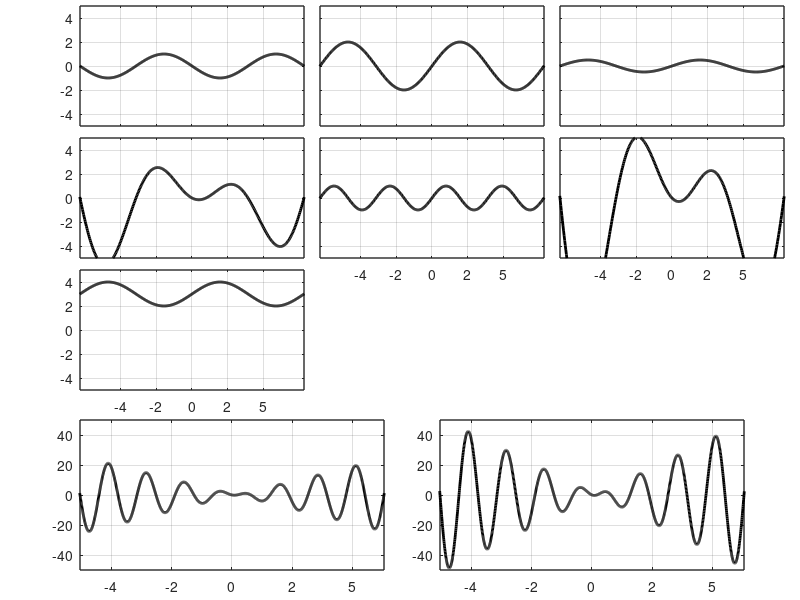

This chart was generated by the following MATLAB code:
%
%  Section 1,  problem 6
%
x=linspace(-10*pi,10*pi,2000);  figure('Position',[100 100 600 700],'Color',[1 1 1]);
xtl=[0 0 0 0 1 1 1];  ytl=[1 0 0 1 0 0 1];
xw=[.1 .4 .7 .1 .4 .7 .1 .1 .55];
yw=[.79 .79 .79 .57 .57 .57 .35 .05 .05];

p(1,:)=-sin(x);             p(2,:)=2*sin(x);    p(3,:)=sin(x)/2;
p(4,:)=sin(x).*(x-pi/4);           p(5,:)=sin(2*x);      p(6,:)=sin(x).*(2*x-pi/2);
p(7,:)=3+sin(x); 

for k=1:7
    h(k)=subplot(1,12,k);  plot(x,p(k,:),'k','LineWidth',2); grid on; axis([-2*pi 2*pi -5 5]);
    set(gca,'XTick',[-4 -2 0 2 4],'YTick',[-4 -2 0 2 4],'LineWidth',1)
    if xtl(k)==1 set(gca,'XTickLabel',{'-4','-2','0','2','5'}); else set(gca,'XTickLabel',{'','','','',''}); end  
    if ytl(k)==1 set(gca,'YTickLabel',{'-4','-2','0','2','4'}); else set(gca,'YTickLabel',{'','','','',''}); end  
end;
h(8)=subplot(1,12,8);  plot(x,p(4,:),'k','LineWidth',2); grid on; axis([-8*pi 8*pi -50 50]);
set(gca,'XTick',[-20 -10 0 10 20],'YTick',[-40 -20 0 20 40],'LineWidth',1)
set(gca,'XTickLabel',{'-4','-2','0','2','5'},'YTickLabel',{'-40','-20','0','20','40'});
h(9)=subplot(1,12,9);  plot(x,p(6,:),'k','LineWidth',2); grid on; axis([-8*pi 8*pi -50 50]);
set(gca,'XTick',[-20 -10 0 10 20],'YTick',[-40 -20 0 20 40],'LineWidth',1)
set(gca,'XTickLabel',{'-4','-2','0','2','5'},'YTickLabel',{'-40','-20','0','20','40'});

for k=1:7 set(h(k),'Position',[xw(k) yw(k) .28 .2]); end
for k=8:9 set(h(k),'Position',[xw(k) yw(k) .38 .25]); end
